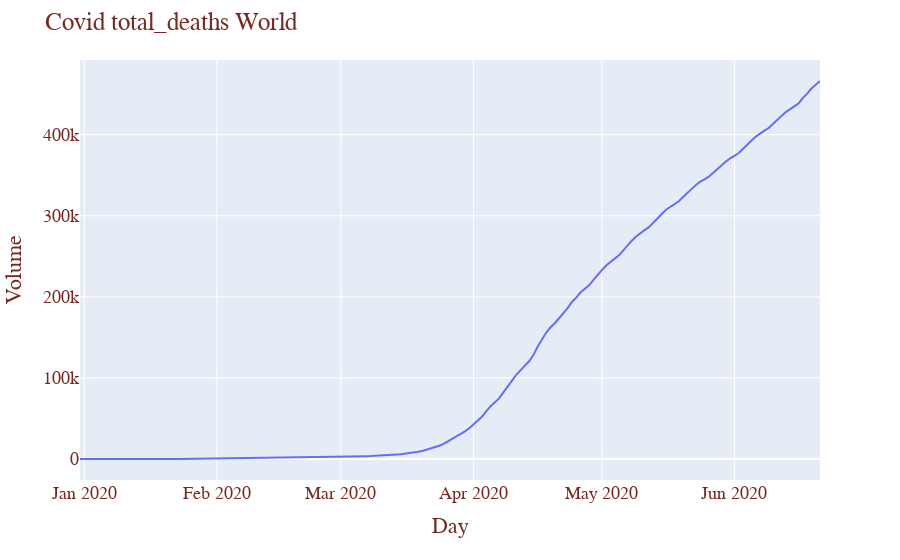
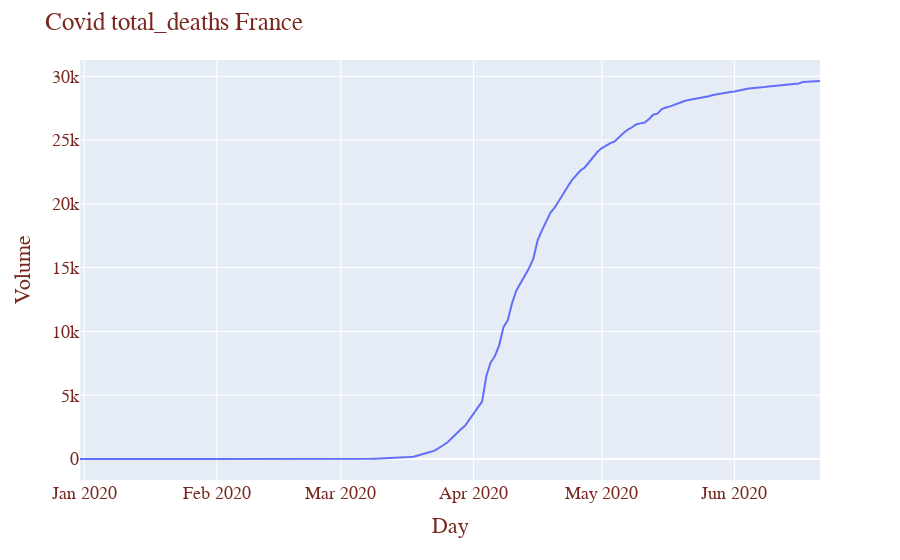
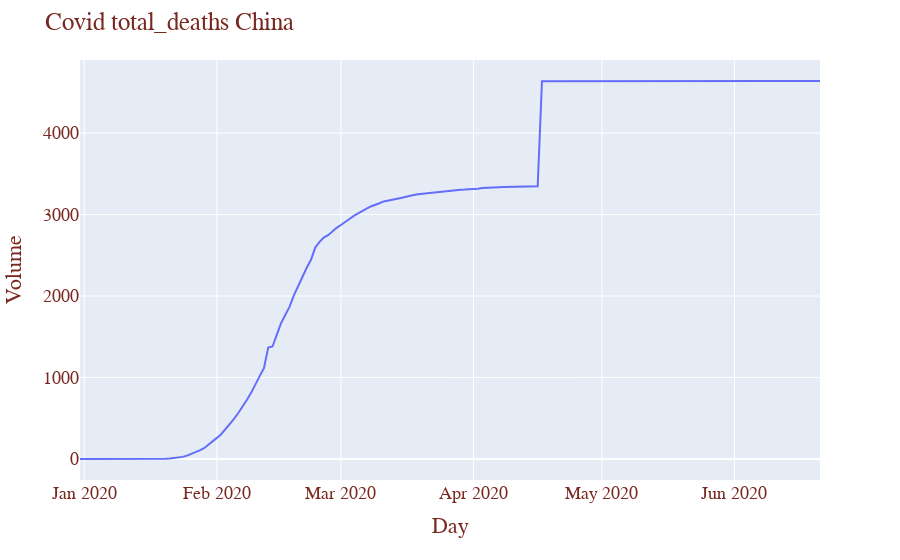
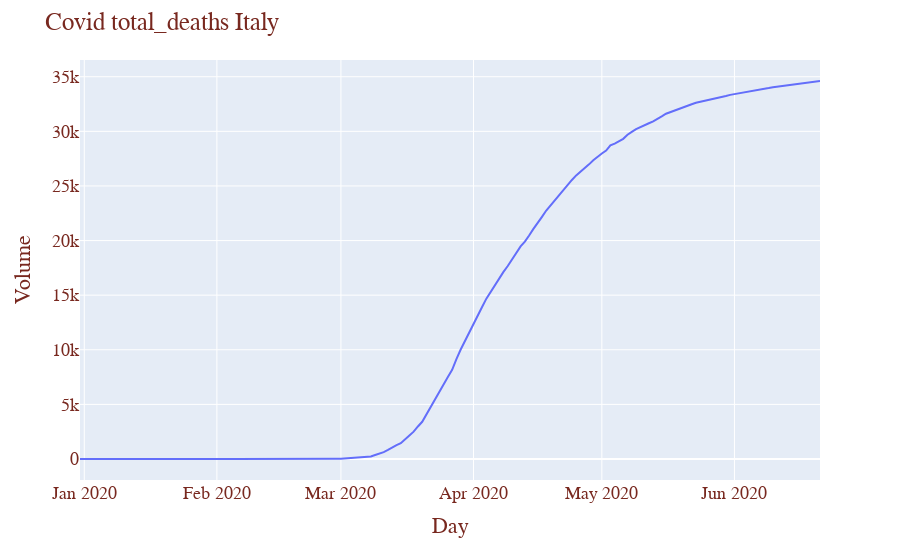

Notebook code for these charts, in order:
### Code cell
## Plotly graph will be not display on Git ##
massBalance("total_deaths",df,"World")
massBalance("total_deaths",df,"France")
massBalance("total_deaths",df,"China")
massBalance("total_deaths",df,"Italy")
massBalance("total_deaths",df,"Spain")
massBalance("total_deaths",df,"United States")
massBalance("total_deaths",df,"Germany")
massBalance("total_deaths",df,"Iran")
massBalance("total_deaths",df,"Turkey")
massBalance("total_deaths",df,"Brazil")

### Figure 1 — Plotly figure (JSON) as saved in the notebook; plotly's stock layout.template omitted (floating-point values rounded to 4 significant figures; data arrays with more than 128 entries replaced by an {"elided": "..."} marker saying what was removed)
{"data": [{"hoverlabel": {"namelength": 0}, "hovertemplate": "x=%{x}<br>y=%{y}", "legendgroup": "", "line": {"color": "#636efa", "dash": "solid"}, "mode": "lines", "name": "", "showlegend": false, "type": "scatter", "x": {"elided": "174 str values"}, "xaxis": "x", "y": {"elided": "174 int values"}, "yaxis": "y"}], "layout": {"font": {"color": "#78281F", "family": "Courier New, monospace", "size": 18}, "legend": {"tracegroupgap": 0}, "margin": {"t": 60}, "title": {"text": "Covid total_deaths World"}, "xaxis": {"anchor": "y", "domain": [0, 1], "title": {"text": "Day"}}, "yaxis": {"anchor": "x", "domain": [0, 1], "title": {"text": "Volume"}}}}

### Figure 2 — Plotly figure (JSON) as saved in the notebook; plotly's stock layout.template omitted (floating-point values rounded to 4 significant figures; data arrays with more than 128 entries replaced by an {"elided": "..."} marker saying what was removed)
{"data": [{"hoverlabel": {"namelength": 0}, "hovertemplate": "x=%{x}<br>y=%{y}", "legendgroup": "", "line": {"color": "#636efa", "dash": "solid"}, "mode": "lines", "name": "", "showlegend": false, "type": "scatter", "x": {"elided": "174 str values"}, "xaxis": "x", "y": {"elided": "174 int values"}, "yaxis": "y"}], "layout": {"font": {"color": "#78281F", "family": "Courier New, monospace", "size": 18}, "legend": {"tracegroupgap": 0}, "margin": {"t": 60}, "title": {"text": "Covid total_deaths France"}, "xaxis": {"anchor": "y", "domain": [0, 1], "title": {"text": "Day"}}, "yaxis": {"anchor": "x", "domain": [0, 1], "title": {"text": "Volume"}}}}

### Figure 3 — Plotly figure (JSON) as saved in the notebook; plotly's stock layout.template omitted (floating-point values rounded to 4 significant figures; data arrays with more than 128 entries replaced by an {"elided": "..."} marker saying what was removed)
{"data": [{"hoverlabel": {"namelength": 0}, "hovertemplate": "x=%{x}<br>y=%{y}", "legendgroup": "", "line": {"color": "#636efa", "dash": "solid"}, "mode": "lines", "name": "", "showlegend": false, "type": "scatter", "x": {"elided": "174 str values"}, "xaxis": "x", "y": {"elided": "174 int values"}, "yaxis": "y"}], "layout": {"font": {"color": "#78281F", "family": "Courier New, monospace", "size": 18}, "legend": {"tracegroupgap": 0}, "margin": {"t": 60}, "title": {"text": "Covid total_deaths China"}, "xaxis": {"anchor": "y", "domain": [0, 1], "title": {"text": "Day"}}, "yaxis": {"anchor": "x", "domain": [0, 1], "title": {"text": "Volume"}}}}

### Figure 4 — Plotly figure (JSON) as saved in the notebook; plotly's stock layout.template omitted (floating-point values rounded to 4 significant figures; data arrays with more than 128 entries replaced by an {"elided": "..."} marker saying what was removed)
{"data": [{"hoverlabel": {"namelength": 0}, "hovertemplate": "x=%{x}<br>y=%{y}", "legendgroup": "", "line": {"color": "#636efa", "dash": "solid"}, "mode": "lines", "name": "", "showlegend": false, "type": "scatter", "x": {"elided": "174 str values"}, "xaxis": "x", "y": {"elided": "174 int values"}, "yaxis": "y"}], "layout": {"font": {"color": "#78281F", "family": "Courier New, monospace", "size": 18}, "legend": {"tracegroupgap": 0}, "margin": {"t": 60}, "title": {"text": "Covid total_deaths Italy"}, "xaxis": {"anchor": "y", "domain": [0, 1], "title": {"text": "Day"}}, "yaxis": {"anchor": "x", "domain": [0, 1], "title": {"text": "Volume"}}}}
